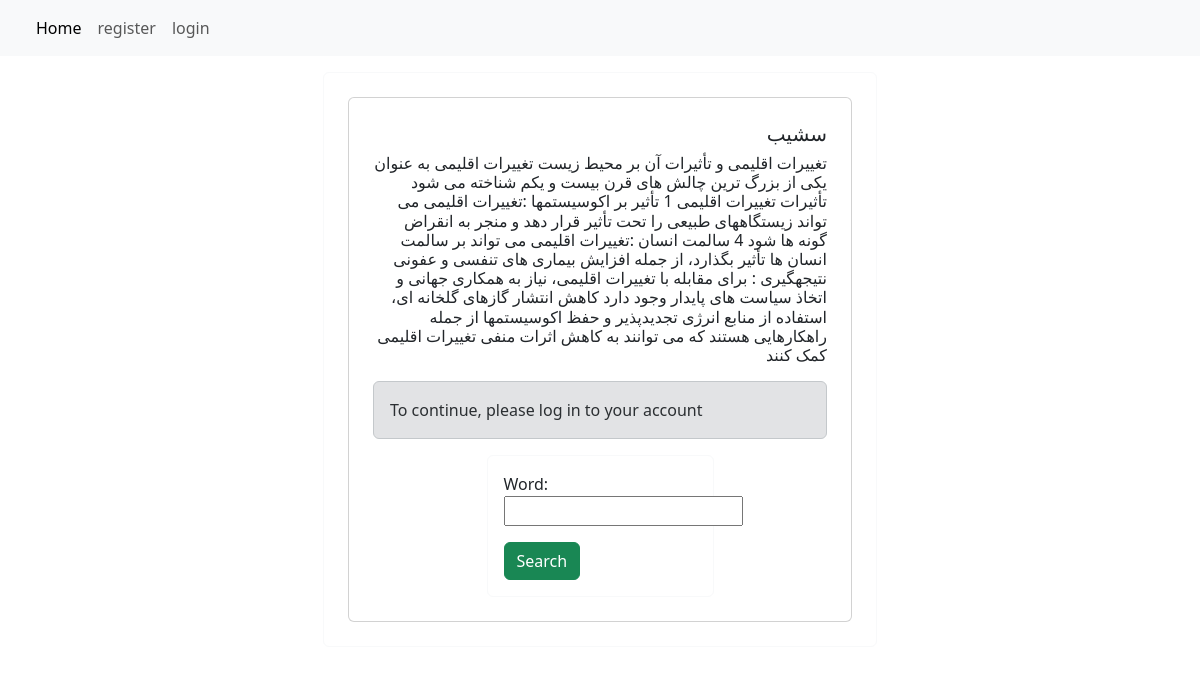
The app's page /detail/74 with its own data.
### home/models.py (models this page shows)
class Article(models.Model):
    title = models.CharField(max_length=100)
    body = models.TextField()
    pdf = models.FileField(upload_to='%Y/%m/%d/')
    lang = models.CharField(max_length=10)
    created = models.DateTimeField(auto_now_add=True)
    owner = models.ManyToManyField(User)

### home/views.py (the view)
# urls.py: path('detail/<int:article_id>', views.detail, name='detail'),
def detail(request, article_id):
    article = get_object_or_404(Article, id=article_id)
    if request.method == 'POST':
        form = ArticleSearchForm(request.POST)
        if form.is_valid():
            pdf_path = article.pdf.path
            current_word = form.cleaned_data['word']
            next_sentence = ''
            with open(pdf_path, 'rb') as file:
                pdf_reader = PdfReader(file)
                found_current_word = False
                for page_num in range(len(pdf_reader.pages)):
                    page = pdf_reader.pages[page_num]
                    text = page.extract_text()
                    if current_word in text:
                        found_current_word = True
                        sentences = text.split('\n')
                        for i, sentence in enumerate(sentences):
                            if current_word in sentence:
                                if i + 1 < len(sentences):
                                    next_sentence = sentences[i]+sentences[i + 1]
                                else:
                                    messages.success(request, "No sentence found after the title.", 'danger')
                                break
                        break
                if not found_current_word:
                    messages.success(request, f"Word '{current_word}' not found in the PDF", 'danger')
            return render(request, 'detail.html', {'article': article, 'next_sentences': next_sentence, 'form':form})
    else:
        form = ArticleSearchForm()
        return render(request, 'detail.html', {'article': article, 'form':form})

### home/forms.py
class ArticleSearchForm(forms.Form):
    word = forms.CharField()

### templates/detail.html (shortened to what this page needs)
{% extends 'base.html' %} {% block content %}
<div class="w-50 mx-auto p-3 rounded border border-light">
  <div class="card m-2 p-2">
    <div class="card-body">
      <div dir="{% if article.lang == 'fa' %}rtl{% else %}ltr{% endif %}">
        <h5 class="card-title">{{ article.title }}</h5>
        <h6>{{ article.body }}</h6>
      </div>
      {% load static %}
      {% if request.user.is_authenticated %}
        <a href="{% url 'add' article.id %}" class="btn btn-primary">add</a>
        <a href="{% url 'remove' article.id %}" class="btn btn-danger">remove</a>
        <a href="{{ article.pdf.url }}" class="btn btn-info">show</a>
      {% else %}
        <div class="alert alert-secondary" role="alert">To continue, please log in to your account</div>
      {%endif%}
      <div class="w-50 mx-auto p-3 rounded border border-light">
        <form
          action=""
          method="post"
          class="form"
          enctype="multipart/form-data"
          novalidate
        >
          {% csrf_token %} {{ form.as_p }}
          <input type="submit" class="btn btn-success" value="Search" />
        </form>
      </div>
    </div>
  </div>
</div>
{% endblock %}

### records on screen
Article: title "سشیب", body "تغییرات اقلیمی و تأثیرات آن بر محیط زیست تغییرات اقلیمی به عنوان یکی از بزرگ ترین چالش های قرن بیست و یکم شناخته می شود تأثیرات تغییرات اقلیمی 1 تأثیر بر اکوسیستمها :تغییرات اقلیمی می تواند زیستگاههای طبیعی را تحت تأثیر قرار دهد و منجر به انقراض گونه ها شود 4 سالمت انسان :تغییرات اقلیمی می تواند بر سالمت انسان ها تأثیر بگذارد، از جمله افزایش بیماری های تنفسی و عفونی نتیجهگیری : برای مقابله با تغییرات اقلیمی، نیاز به همکاری جهانی و اتخاذ سیاست های پایدار وجود دارد کاهش انتشار گازهای گلخانه ای، استفاده از منابع انرژی تجدیدپذیر و حفظ اکوسیستمها از جمله راهکارهایی هستند که می توانند به کاهش اثرات منفی تغییرات اقلیمی کمک کنند"
